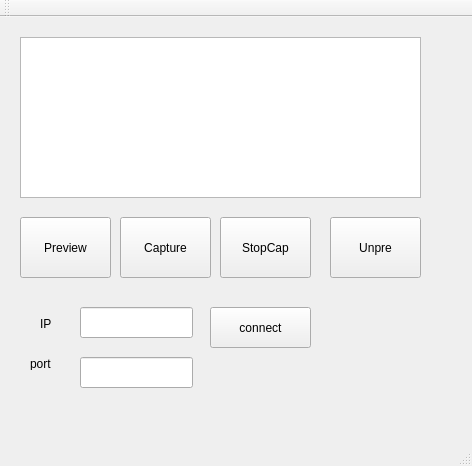
<?xml version="1.0" encoding="UTF-8"?>
<ui version="4.0">
 <class>MainWindow</class>
 <widget class="QMainWindow" name="MainWindow">
  <property name="geometry">
   <rect>
    <x>0</x>
    <y>0</y>
    <width>472</width>
    <height>466</height>
   </rect>
  </property>
  <property name="windowTitle">
   <string>MainWindow</string>
  </property>
  <widget class="QWidget" name="centralWidget">
   <widget class="QPushButton" name="pushButton">
    <property name="geometry">
     <rect>
      <x>20</x>
      <y>200</y>
      <width>91</width>
      <height>61</height>
     </rect>
    </property>
    <property name="text">
     <string>Preview</string>
    </property>
   </widget>
   <widget class="QPushButton" name="pushButton_2">
    <property name="geometry">
     <rect>
      <x>120</x>
      <y>200</y>
      <width>91</width>
      <height>61</height>
     </rect>
    </property>
    <property name="text">
     <string>Capture</string>
    </property>
   </widget>
   <widget class="QPushButton" name="pushButton_3">
    <property name="geometry">
     <rect>
      <x>210</x>
      <y>290</y>
      <width>101</width>
      <height>41</height>
     </rect>
    </property>
    <property name="text">
     <string>connect</string>
    </property>
   </widget>
   <widget class="QPushButton" name="pushButton_4">
    <property name="geometry">
     <rect>
      <x>220</x>
      <y>200</y>
      <width>91</width>
      <height>61</height>
     </rect>
    </property>
    <property name="text">
     <string>StopCap</string>
    </property>
   </widget>
   <widget class="QTextEdit" name="textEdit">
    <property name="geometry">
     <rect>
      <x>20</x>
      <y>20</y>
      <width>401</width>
      <height>161</height>
     </rect>
    </property>
   </widget>
   <widget class="QLineEdit" name="lineEdit">
    <property name="geometry">
     <rect>
      <x>80</x>
      <y>290</y>
      <width>113</width>
      <height>31</height>
     </rect>
    </property>
   </widget>
   <widget class="QLineEdit" name="lineEdit_2">
    <property name="geometry">
     <rect>
      <x>80</x>
      <y>340</y>
      <width>113</width>
      <height>31</height>
     </rect>
    </property>
   </widget>
   <widget class="QLabel" name="label">
    <property name="geometry">
     <rect>
      <x>40</x>
      <y>300</y>
      <width>54</width>
      <height>13</height>
     </rect>
    </property>
    <property name="text">
     <string>IP</string>
    </property>
   </widget>
   <widget class="QLabel" name="label_2">
    <property name="geometry">
     <rect>
      <x>30</x>
      <y>340</y>
      <width>54</width>
      <height>13</height>
     </rect>
    </property>
    <property name="text">
     <string>port</string>
    </property>
   </widget>
   <widget class="QPushButton" name="pushButton_7">
    <property name="geometry">
     <rect>
      <x>330</x>
      <y>200</y>
      <width>91</width>
      <height>61</height>
     </rect>
    </property>
    <property name="text">
     <string>Unpre</string>
    </property>
   </widget>
  </widget>
  <widget class="QMenuBar" name="menuBar">
   <property name="geometry">
    <rect>
     <x>0</x>
     <y>0</y>
     <width>472</width>
     <height>25</height>
    </rect>
   </property>
  </widget>
  <widget class="QToolBar" name="mainToolBar">
   <attribute name="toolBarArea">
    <enum>TopToolBarArea</enum>
   </attribute>
   <attribute name="toolBarBreak">
    <bool>false</bool>
   </attribute>
  </widget>
  <widget class="QStatusBar" name="statusBar"/>
 </widget>
 <layoutdefault spacing="6" margin="11"/>
 <resources/>
 <connections>
  <connection>
   <sender>pushButton</sender>
   <signal>clicked()</signal>
   <receiver>MainWindow</receiver>
   <slot>Pre()</slot>
   <hints>
    <hint type="sourcelabel">
     <x>110</x>
     <y>278</y>
    </hint>
    <hint type="destinationlabel">
     <x>66</x>
     <y>283</y>
    </hint>
   </hints>
  </connection>
  <connection>
   <sender>pushButton_2</sender>
   <signal>clicked()</signal>
   <receiver>MainWindow</receiver>
   <slot>Cap()</slot>
   <hints>
    <hint type="sourcelabel">
     <x>252</x>
     <y>264</y>
    </hint>
    <hint type="destinationlabel">
     <x>176</x>
     <y>281</y>
    </hint>
   </hints>
  </connection>
  <connection>
   <sender>pushButton_3</sender>
   <signal>clicked()</signal>
   <receiver>MainWindow</receiver>
   <slot>Tran()</slot>
   <hints>
    <hint type="sourcelabel">
     <x>219</x>
     <y>428</y>
    </hint>
    <hint type="destinationlabel">
     <x>321</x>
     <y>288</y>
    </hint>
   </hints>
  </connection>
  <connection>
   <sender>pushButton_4</sender>
   <signal>clicked()</signal>
   <receiver>MainWindow</receiver>
   <slot>Stop()</slot>
   <hints>
    <hint type="sourcelabel">
     <x>367</x>
     <y>278</y>
    </hint>
    <hint type="destinationlabel">
     <x>319</x>
     <y>107</y>
    </hint>
   </hints>
  </connection>
 </connections>
 <slots>
  <slot>Pre()</slot>
  <slot>Cap()</slot>
  <slot>Tran()</slot>
  <slot>Stop()</slot>
  <slot>Shut()</slot>
  <slot>test()</slot>
 </slots>
</ui>
